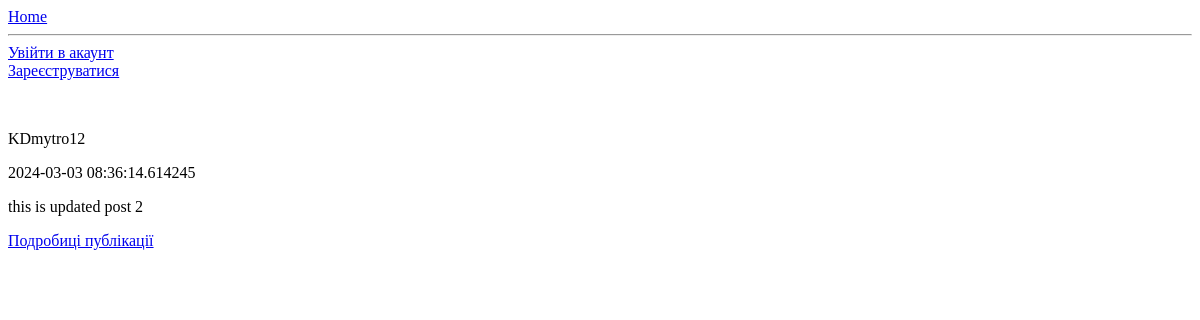
Before: / with the older database file.
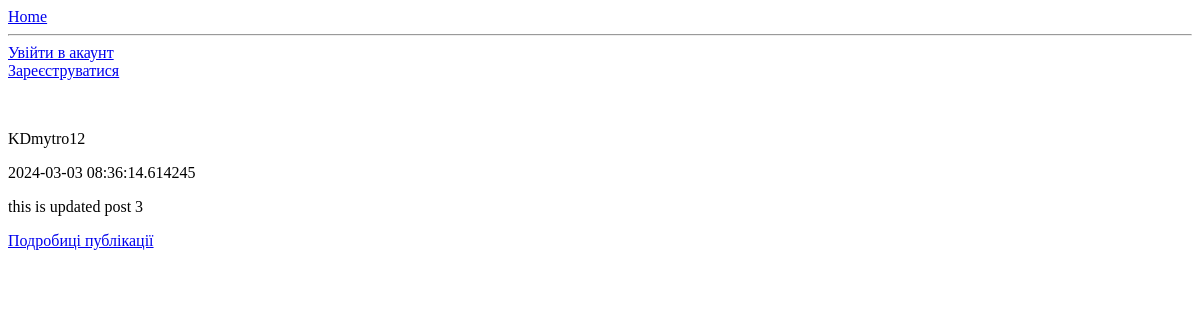
After: the same page with the newer database file.
### Testing_App/models.py (models this page shows)
class Posts  (models.Model):
    text = models.CharField(max_length=750)
    added_at = models.CharField(max_length=50)
    user = models.ForeignKey(User,on_delete=models.CASCADE)

class User(AbstractUser):
    profile_photo = models.ImageField(upload_to="images")
    bio = models.CharField(max_length=750)

### Testing_App/views.py (the view)
# urls.py: path('', views.HomePage.as_view(), name = 'home'),
class HomePage(ListView):
        template_name="home.html"
        model=Posts
        context_object_name="form"

### Testing_App/templates/home.html (shortened to what this page needs)
{% extends 'base.html' %}
{% block content %}
           {% if user.is_authenticated %}
                    <p>{{user.username}}</p>
                    <a href="/profile/{{ user.id }}">Переглянути профіль</a><br>
                    <a href="/logout">Вийти з акаунту</a><br><br>
                    <a href="/createpost">Створити пост</a>
           {% else %}
                    <a href="/login">Увійти в акаунт</a><br>
                    <a href="/registration">Зареєструватися</a>
           {% endif %}
           {% for i in form %}
                    <br><p>{{i.user}}</p>
                    <p>{{i.added_at}}</p>
                    <p>{{i.text}}</p>
                     <a href="/post/{{ i.id }}">Подробиці публікації</a><br>
           {% endfor %}
{% endblock %}

Changed rows visible on the page:
changed Posts "KDmytro12": text "this is updated post 2" → "this is updated post 3"
